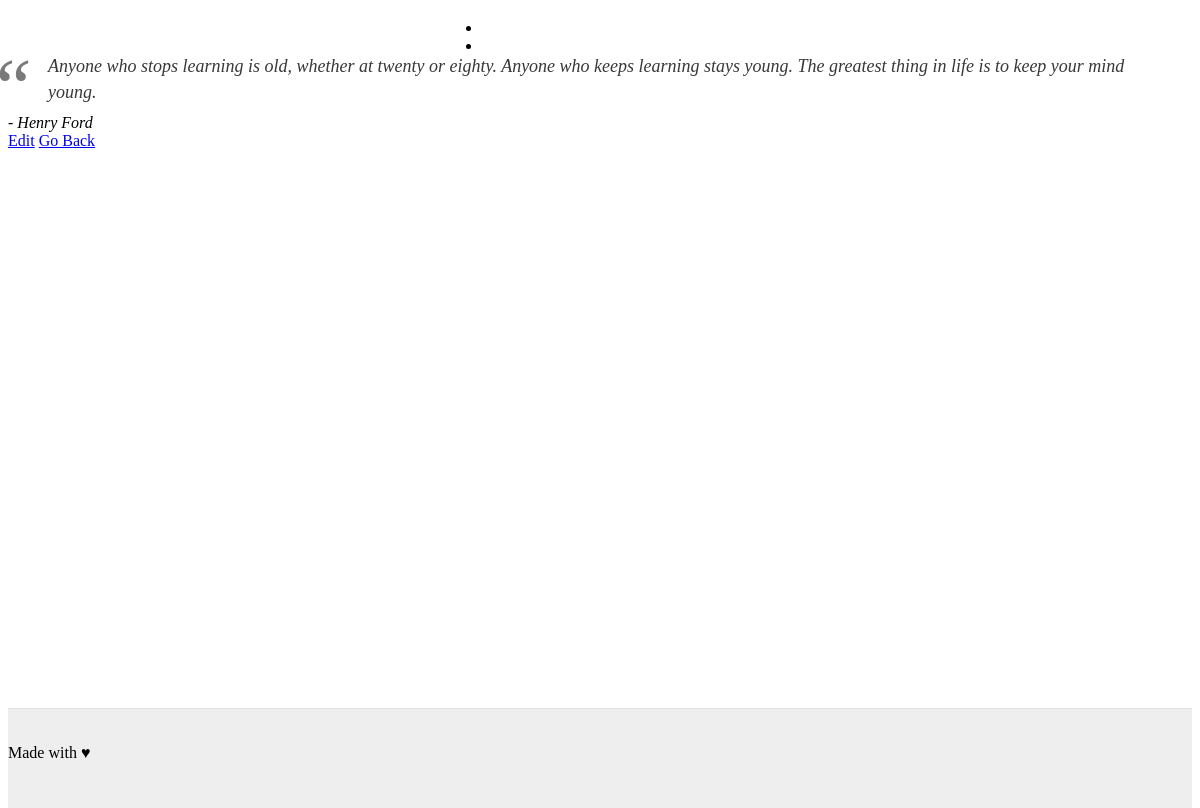
/2, run on the app's committed database.
### app/models.py (models this page shows, shortened)
class Quote(Model):
    quote: Field = TextField()
    author: Field = CharField(max_length=100)
    source: Field = URLField(blank=True, null=True)
    cover: Field = URLField(blank=True, null=True)
    added: Field = DateTimeField(auto_now_add=True)
    edited: Field = DateTimeField(auto_now=True)
    user = ForeignKey(User, on_delete=CASCADE, blank=True, null=True)
    class Meta:
        ordering: List[str] = ["-added"]

### app/views.py (the view)
# urls.py: path("<int:primary_key>", detail_quote, name="detail_quote"),
def detail_quote(request: WSGIRequest, primary_key: int) -> HttpResponse:
    return render(
        request, template_name="quotes/detail_quote.html", context={"quote": get_object_or_404(Quote, pk=primary_key)}
    )

### app/templates/quotes/detail_quote.html
{% extends 'base.html' %}
{% load humanize %}
{% block content %}
  <div class="mui-panel">
    <div class="mui-container">
      <blockquote>{{ quote.quote }}</blockquote>
      <cite>- {{ quote.author }}</cite>
    </div>
  </div>
  <div class="mui-container">
    <a class="mui-btn mui-btn--primary" id="edit" href="{% url "quotes:edit_quote" quote.id %}">Edit</a>
    <a class="mui-btn mui-btn--raised" id="back" href="{% url "quotes:quotes" %}">Go Back</a>
  </div>
{% endblock %}

### manager/static/css/style.css (style rules this page uses)
html, body { height: 100%; }
html, body, input, textarea, button { -webkit-font-smoothing: antialiased; -moz-osx-font-smoothing: grayscale; text-shadow: 1px 1px 1px rgba(0, 0, 0, 0.004); }
blockquote { border-left: none; font-family: Georgia, serif; font-size: 18px; font-style: italic; margin: 0.25em 0; padding: 0.25em 40px; line-height: 1.45; position: relative; color: #383838; }
blockquote:before { display: block; content: "\201C"; font-size: 80px; position: absolute; left: -20px; top: -20px; color: #7a7a7a; }

### data on the page
Quote: quote "Anyone who stops learning is old, whether at twenty or eighty. Anyone who keeps learning stays young. The greatest thing in life is to keep your mind young.", author "Henry Ford"
